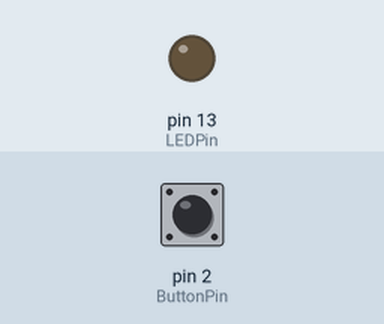
This sketch was run on a simulated Arduino Uno, built with avr-gcc and run on an emulated ATmega328P. On the bench: output pins drawn as LEDs (lit = HIGH). Dashed ring = blinking. The inputs (shaded band) are chosen by the test bench; at power-on: pin 2 (ButtonPin) HIGH. What the sketch prints to the serial monitor is not drawn.

Above: at 1.2 s.
1.3 s: pin 2 (ButtonPin) pulled LOW for 0.15 s
At 2.1 s:
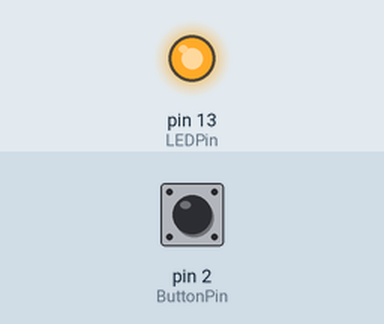
3.0 s: pin 2 (ButtonPin) pulled LOW for 1 s
At 3.5 s:
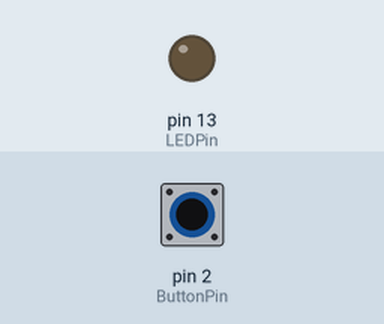
5.5 s: pin 2 (ButtonPin) pulled LOW for 3.2 s
At 6.5 s:
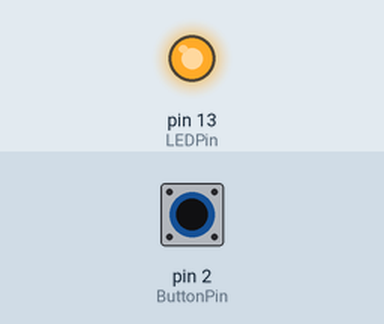
10.2 s: pin 2 (ButtonPin) pulsed LOW 5 times (0.12 s each, 0.3 s apart)
At 10.85 s:
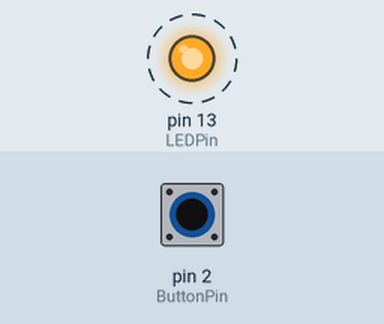
Timing chart, 0 to 13.2 s (numbered marks = the images above; inputs shaded):
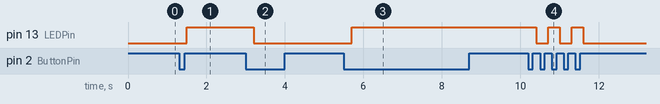

Measured:
- after the input at 1.3 s, pin 13 (LEDPin): LOW → HIGH after 0.20 s
- after the input at 3.0 s, pin 13 (LEDPin): HIGH → LOW after 0.20 s
- after the input at 5.5 s, pin 13 (LEDPin): LOW → HIGH after 0.20 s
- after the input at 10.2 s, pin 13 (LEDPin): alternates HIGH for 0.30 s and LOW for 0.30 s, 5 changes in all, then stays LOW, starting after 0.20 s

The sketch:

Button.ino
```cpp
int LEDPin = 13;
int ButtonPin = 2;
bool toggle = false;
int prevState = 0;
int curState = 0;

int count = 0; // How many times the button has been pressed.

void setup() {
  pinMode(LEDPin, OUTPUT);
  pinMode(ButtonPin, INPUT_PULLUP); // Set button to a sensor (+20kohms) pushed:low,not pushed:high

  Serial.begin(9600);
}

void loop() {

  // Moment example
  // On button press
  // if (digitalRead(ButtonPin) == LOW) {
  //   count++;
  //   digitalWrite(LEDPin, HIGH);
  // delay(100);
  // }
  // // On button not press
  // else {
  //   digitalWrite(LEDPin, LOW);
  // }

  // Serial.println(count);


  // Toggle example
  // if (digitalRead(ButtonPin) == LOW) {
  //   toggle = !toggle;

  //   count++;
  //   delay(200);
  // }

  // if(toggle) {
  //   digitalWrite(LEDPin, HIGH);
  // } else {
  //   digitalWrite(LEDPin, LOW);
  // }

  // Serial.println(count);

  // Better toggle example that accounts for holding the button.
  curState = digitalRead(ButtonPin);

  if (curState < prevState) {
    toggle = !toggle;
    count++;
    delay(200);
  }

  if (toggle) {
    digitalWrite(LEDPin, HIGH);
  } else {
    digitalWrite(LEDPin, LOW);
  }

  Serial.print(curState);
  Serial.print(" ");
  Serial.println(count);
  prevState = curState;
}
```
